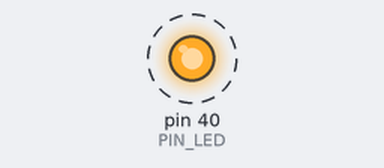
The sketch below on a simulated Arduino Mega 2560, built with avr-gcc and run on an emulated ATmega2560. Parts: output pins drawn as LEDs (lit = HIGH). Dashed ring = blinking. What the sketch prints to the serial monitor is not drawn.

Above: at 0.2 s.
Timing chart, 0 to 3.0 s (numbered marks = the images above):
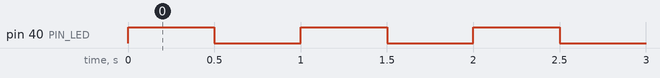

The sketch:

estudar_led.ino
```cpp
/* ============================================================
   BitVolts — O meu primeiro robô
   Capítulo 13 — Um programa completo para ler e alterar

   Ligações: LED verde esquerdo no GPIO 40, com 220 Ω.
   Monte com a energia desligada. Confira antes de energizar.
   ============================================================ */

const int PIN_LED = 40;
const int PAUSA_MS = 500;
int ciclos = 0;

void acender(bool ligado) {
  digitalWrite(PIN_LED, ligado ? HIGH : LOW);
}

void setup() {
  Serial.begin(115200);
  pinMode(PIN_LED, OUTPUT);
  acender(false);
}

void loop() {
  acender(true);
  delay(PAUSA_MS);
  acender(false);
  delay(PAUSA_MS);
  ciclos++;
  Serial.println(ciclos);
  if (ciclos == 5) {
    Serial.println("Cinco ciclos completos.");
  }
}
```

Measured:
- by itself, pin 40 (PIN_LED): alternates HIGH for 0.50 s and LOW for 0.50 s
